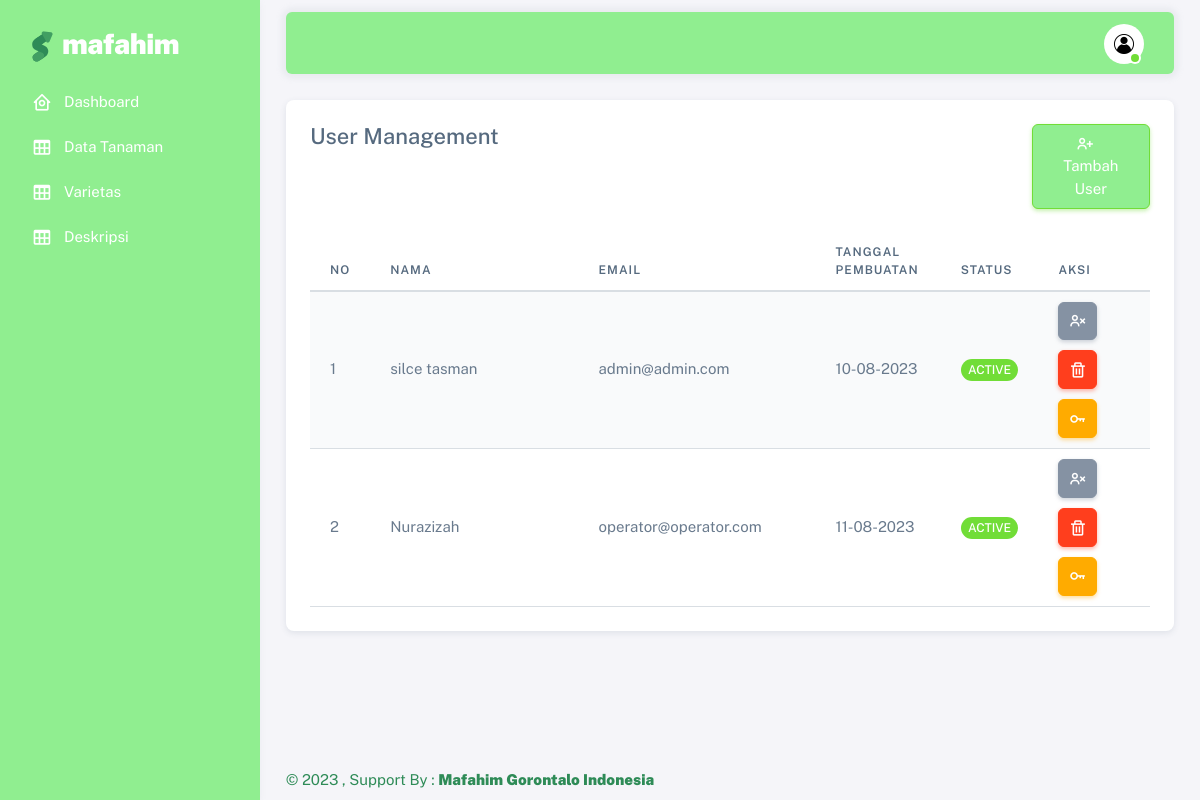
Page /index.php/user_management on the committed database.
### tables this page shows
CREATE TABLE `tbl_user` (
  `id_user` int NOT NULL,
  `nama` varchar(100) NOT NULL,
  `email` varchar(100) NOT NULL,
  `password` varchar(255) NOT NULL,
  `id_role` int NOT NULL,
  `profile_pict` varchar(100) NOT NULL,
  `is_active` enum('0','1') NOT NULL,
  `date_created` timestamp NOT NULL DEFAULT CURRENT_TIMESTAMP ON UPDATE CURRENT_TIMESTAMP
);

### application/controllers/User_management.php (called while the page is built, shortened)
<?php
class User_management extends CI_Controller
{
	public function index()
	{
		$data['title']	=	"User Management";
		$data['user']	=	$this->MUser->getAll();
		$data['role']	=	$this->db->get('tbl_mst_role')->result();
		$data['error'] = $this->session->flashdata('error');
		$this->load->view('template/start/header', $data);
		$this->load->view('template/start/sidebar', $data);
		$this->load->view('template/start/navbar', $data);
		$this->load->view('start/user', $data);
		$this->load->view('template/start/footer', $data);
	}
}

### index.php (called while the page is built, shortened)
<?php
require_once BASEPATH.'core/CodeIgniter.php';

### application/models/MUser.php (called while the page is built, shortened)
<?php
class MUser extends CI_Model
{
	public function getAll()
	{
		return $this->db->select('a.*, b.role ')
				->from('tbl_user a')
				->join('tbl_mst_role b', 'a.id_role = b.id_role','left')
				->get()
				->result();
	}
}

### application/views/start/user.php (the view, shortened to what this page needs)
<div class="container-xxl flex-grow-1 container-p-y">
	<div class="row">
		<div class="col-lg-12 mb-10 order-0">
			<div class="card">
				<div class="card-header">
					<div class="row">
						<div class="col-lg-10">
							<h4>
								User Management
							</h4>
						</div>
						<div class="col-lg-2" style="display: flex;justify-content: end;">
							<button type="button" class="btn btn-success" style="background-color: #90EE90;" data-bs-toggle="modal" data-bs-target="#newUser">
								<i class="tf-icons bx bx-user-plus"></i> &ensp;Tambah User
							</button>
						</div>
					</div>
				</div>
				<div class="card-body">
					<table id="example" class="table table-striped" style="width:100%">
						<thead>
							<tr>
								<th style="width: 5%;">NO</th>
								<th style="width: 30%;">Nama</th>
								<th style="width: 30%;">Email</th>
								<th style="width: 15%;">Tanggal pembuatan</th>
								<th style="width: 5%;">Status</th>
								<th style="width: 15%;">Aksi</th>
							</tr>
						</thead>
						<tbody>
							<?php $no = 1; ?>
							<?php foreach ($user as $v) : ?>
								<tr>
									<td><?= $no++ ?></td>
									<td><?= $v->nama; ?></td>
									<td><?= $v->email; ?></td>
									<td><?= date("d-m-Y", strtotime($v->date_created)); ?></td>
									<td><?php if ($v->is_active == 1) {
		echo "<span class='badge rounded-pill bg-success'>Active</span>";
	} else {
		echo "<span class='badge rounded-pill bg-danger'>Non-Active</span>";
	} ?></td>
									<td>
										<?php if ($v->is_active == "1") { ?>
											<a href="<?= base_url('user_management/active/' . $v->id_user) ?>">
												<button class="btn btn-icon btn-secondary" title="Non - Aktifkan User" style="margin-bottom: 10px;">
													<i class="tf-icons bx bx-user-x"></i>
												</button>
											</a>
										<?php } ?>
										<a href="<?= base_url('user_management/hapus/' . $v->id_user) ?>">
											<button class="btn btn-icon btn-danger" style="margin-bottom: 10px;" title="Hapus User">
												<i class="tf-icons bx bx-trash"></i>
											</button>
										</a>
										<a href="<?= base_url('user_management/resetPass/' . $v->id_user) ?>">
											<button class="btn btn-icon btn-warning" title="Reset Password ">
												<i class="tf-icons bx bx-key"></i>
											</button>
										</a>
									</td>
								</tr>
							<?php endforeach; ?>
						</tbody>
					</table>
				</div>
			</div>
		</div>
	</div>
</div>

### application/views/template/start/header.php (shortened to what this page needs)
<!DOCTYPE html>
<html lang="en" class="light-style layout-menu-fixed" dir="ltr" data-theme="theme-default" data-template="vertical-menu-template-free">
<head>
	<link rel="stylesheet" href="<?= base_url('public/vendor/fonts/boxicons.css') ?>" />
	<link rel="stylesheet" href="<?= base_url('public/vendor/css/core.css') ?>" class="template-customizer-core-css" />
	<link rel="stylesheet" href="<?= base_url('public/vendor/css/theme-default.css') ?>" class="template-customizer-theme-css" />
	<link rel="stylesheet" href="<?= base_url('public/css/demo.css') ?>" />
	<link rel="stylesheet" href="<?= base_url('public/vendor/libs/perfect-scrollbar/perfect-scrollbar.css') ?>" />
	<link rel="stylesheet" href="<?= base_url('public/vendor/libs/apex-charts/apex-charts.css') ?>" />
</head>
<body>
	<div class="layout-wrapper layout-content-navbar">
		<div class="layout-container">

### application/views/template/start/sidebar.php (shortened to what this page needs)
<aside id="layout-menu" class="layout-menu menu-vertical menu bg-menu-theme" style="background-color: #90EE90 !important;">
  <div class="app-brand demo">
    <a href="<?= base_url('dashboard') ?>" class="app-brand-link">
      <span class="app-brand-logo demo">
      </span>
      <span class="app-brand-text demo menu-text fw-bolder ms-2" style="color: white;">MAFAHIM</span>
    </a>
  </div>
  <ul class="menu-inner py-1">
    <li class="menu-item <?php if ($title == "Dashboard") {
                            echo 'active';
                          } ?>">
      <a href="<?= base_url('dashboard') ?>" class="menu-link" style="color: white;">
        <i class="menu-icon tf-icons bx bx-home-circle"></i>
        <div data-i18n="Analytics">Dashboard</div>
      </a>
    </li>
    <li class="menu-item <?php if ($title == "Data Tanaman") {
                            echo 'active';
                          } ?>">
      <a href="<?= base_url('tanaman') ?>" class="menu-link" style="color: white;">
        <i class="menu-icon tf-icons bx bx-table"></i>
        <div data-i18n="Analytics">Data Tanaman</div>
      </a>
    </li>
    <li class="menu-item <?php if ($title == "Varietas") {
                            echo 'active';
                          } ?>">
      <a href="<?= base_url('varietas') ?>" class="menu-link" style="color: white;">
        <i class="menu-icon tf-icons bx bx-table"></i>
        <div data-i18n="Analytics">Varietas</div>
      </a>
    </li>
    <li class="menu-item <?php if ($title == "Deskripsi") {
                            echo 'active';
                          } ?>">
      <a href="<?= base_url('deskripsi') ?>" class="menu-link" style="color: white;">
        <i class="menu-icon tf-icons bx bx-table"></i>
        <div data-i18n="Analytics">Deskripsi</div>
      </a>
    </li>
  </ul>
</aside>
<div class="layout-page">

### application/views/template/start/navbar.php (shortened to what this page needs)
<nav class="layout-navbar container-xxl navbar navbar-expand-xl navbar-detached align-items-center bg-navbar-theme" style="background-color: #90EE90 !important;" id="layout-navbar">
	<div class="navbar-nav-right d-flex align-items-center" id="navbar-collapse">
		<ul class="navbar-nav flex-row align-items-center ms-auto">
			<li class="nav-item navbar-dropdown dropdown-user dropdown">
				<a class="nav-link dropdown-toggle hide-arrow" href="javascript:void(0);" data-bs-toggle="dropdown">
					<div class="avatar avatar-online">
						<img src="<?= base_url('public/img/avatars/user.jpg') ?>" alt class="w-px-40 h-auto rounded-circle" />
					</div>
				</a>
			</li>
		</ul>
	</div>
</nav>
<div class="content-wrapper">

### application/views/template/start/footer.php (shortened to what this page needs)
<footer class="content-footer footer bg-footer-theme">
	<div class="container-xxl d-flex flex-wrap justify-content-between py-2 flex-md-row flex-column">
		<div class="mb-2 mb-md-0" style="color: #2E8B57;">
			©
			<?= date('Y') ?>
			, Support By :
			<a href="#" class="footer-link fw-bolder" style="color: #2E8B57;">Mafahim Gorontalo Indonesia</a>
		</div>
	</div>
</footer>
</div>
</div>
</div>
</div>
</body>
</html>

### public/css/demo.css (style rules this page uses)
.menu .app-brand.demo { height: 64px; margin-top: 12px; }
.app-brand-logo.demo svg { width: 22px; height: 38px; }
.app-brand-text.demo { font-size: 1.75rem; letter-spacing: -0.5px; text-transform: lowercase; }

### rows in the picture
tbl_user: nama "silce tasman", email "admin@admin.com", date_created "10-08-2023", is_active "ACTIVE"
tbl_user: nama "Nurazizah", email "operator@operator.com", date_created "11-08-2023", is_active "ACTIVE"
